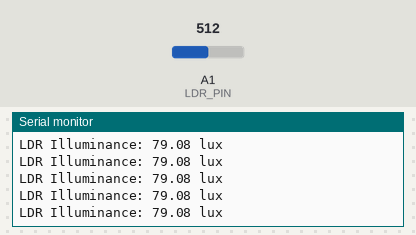
A sketch run on a simulated Arduino Uno, built with avr-gcc and run on an emulated ATmega328P. Parts: the last lines printed to the serial monitor. The inputs (shaded band) are chosen by the test bench; at power-on: A1 (LDR_PIN) = 512.

Above: at 1.2 s.
1.3 s: A1 (LDR_PIN) set to 978
At 1.69 s:
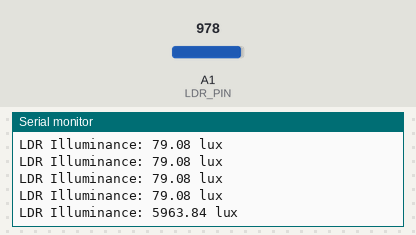
2.8 s: A1 (LDR_PIN) set to 1000
At 2.94 s:
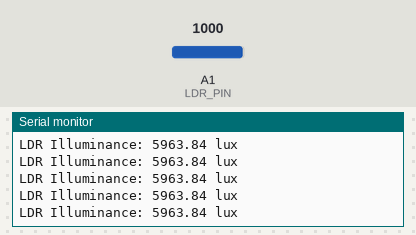
Timing chart, 0 to 5.8 s (numbered marks = the images above; inputs shaded):
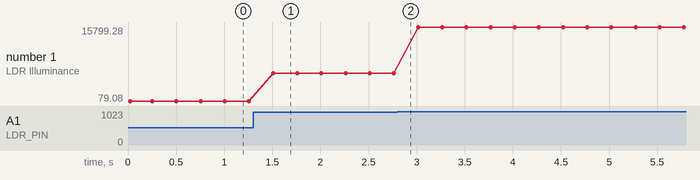

The sketch:

LDR_LuxMeter.ino
```cpp
// These constants, define values needed for the LDR readings and ADC
#define LDR_PIN                   1
#define MAX_ADC_READING           1023
#define ADC_REF_VOLTAGE           5.0
#define REF_RESISTANCE            5030  // measure this for best results
#define LUX_CALC_SCALAR           12518931
#define LUX_CALC_EXPONENT         -1.405

void setup(void)
{
  Serial.begin(9600);
  Serial.println(F("Light Sensor Test")); Serial.println("");
}

void loop(void)
{
  int   ldrRawData;
  float resistorVoltage, ldrVoltage;
  float ldrResistance;
  float ldrLux;

  // Perform the analog to digital conversion
  ldrRawData = analogRead(LDR_PIN);

  // RESISTOR VOLTAGE_CONVERSION
  // Convert the raw digital data back to the voltage that was measured on the analog pin
  resistorVoltage = (float)ldrRawData / MAX_ADC_READING * ADC_REF_VOLTAGE;

  // voltage across the LDR is the 5V supply minus the 200 resistor voltage
  ldrVoltage = ADC_REF_VOLTAGE - resistorVoltage;

  // LDR_RESISTANCE_CONVERSION
  // resistance that the LDR would have for that voltage
  ldrResistance = ldrVoltage/resistorVoltage * REF_RESISTANCE;

  // LDR_LUX Conveter
  ldrLux = LUX_CALC_SCALAR * pow(ldrResistance, LUX_CALC_EXPONENT);

  // print out the results
  Serial.print("LDR Illuminance: ");
  Serial.print(ldrLux);    // for thingspeak this Value .......
  Serial.println(" lux");
  delay(250);
}
```

Measured:
- after the input at 1.3 s, the serial monitor: prints a new line after 0.21 s (image 1)
- plotted number 1: 79.08 → 5963.84 after the input at 1.3 s, 5963.84 → 15799.28 after the input at 2.8 s
